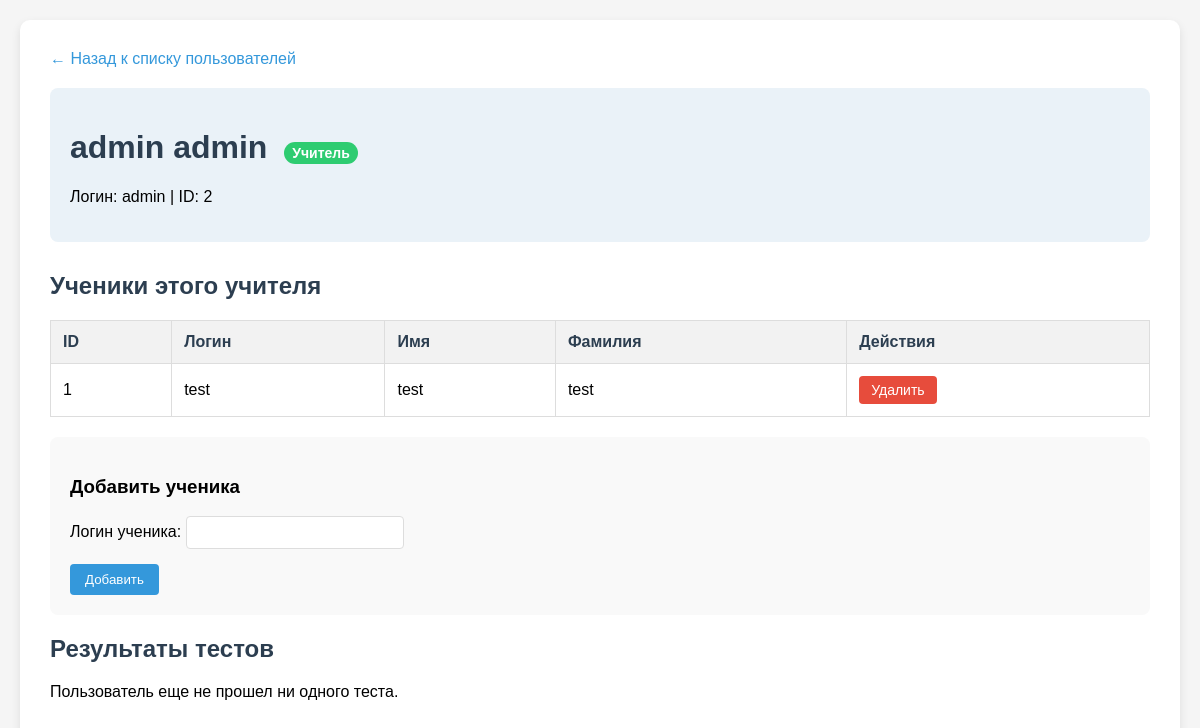
/admin/view-user/2 (signed in), run on an earlier commit of the app's database.
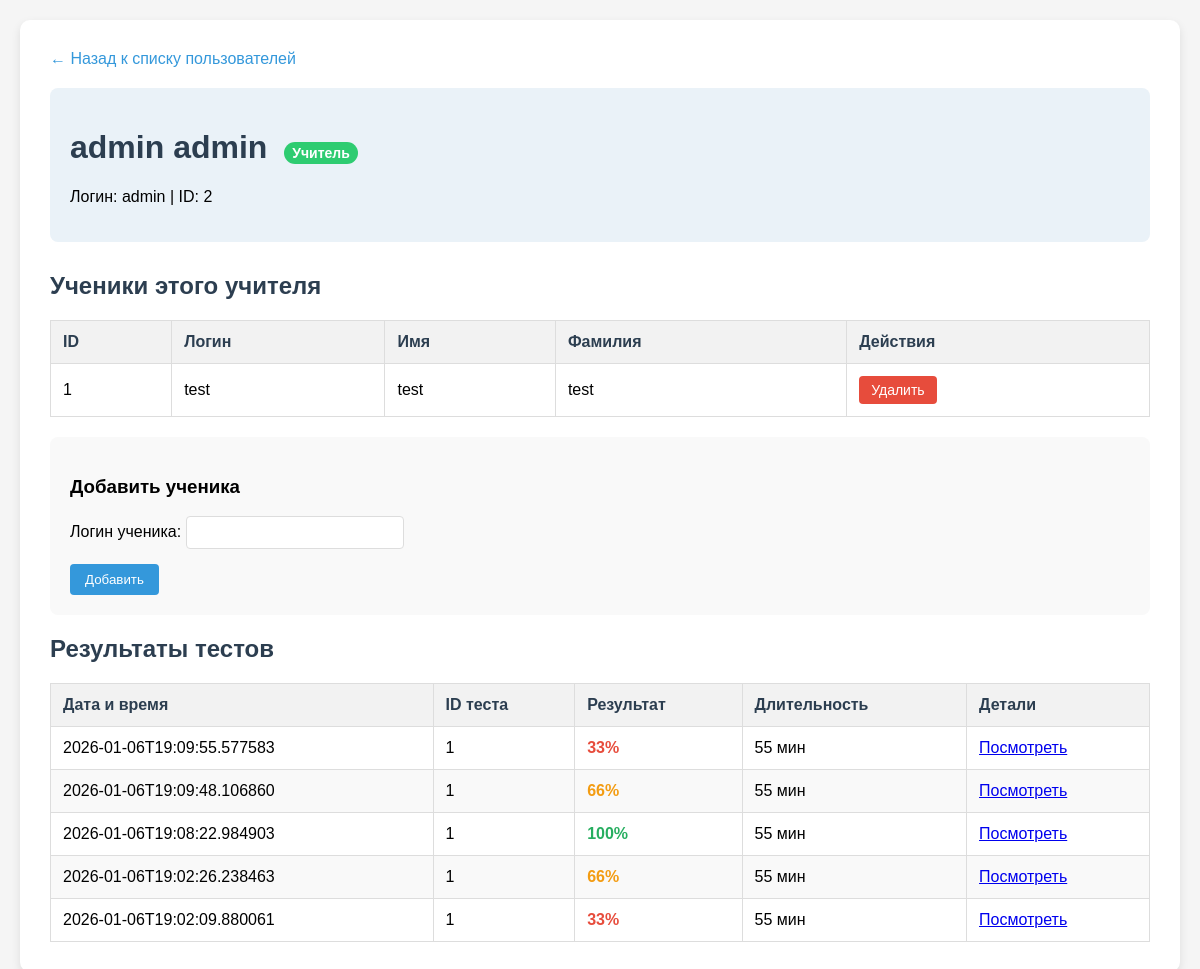
And on a later commit of the database.
### tables this page shows
CREATE TABLE users (id INTEGER PRIMARY KEY AUTOINCREMENT, username TEXT UNIQUE NOT NULL, name TEXT, surname TEXT, password TEXT NOT NULL);

CREATE TABLE attempts (id INTEGER PRIMARY KEY AUTOINCREMENT, test_id INTEGER NOT NULL, user_id INTEGER NOT NULL, score INTEGER NOT NULL, answers TEXT NOT NULL, timestamp TEXT NOT NULL, time INTEGER);

CREATE TABLE tests (id INTEGER PRIMARY KEY AUTOINCREMENT, time INTEGER NOT NULL, attempts INTEGER NOT NULL, tasks_id TEXT NOT NULL, access_code TEXT, test_name TEXT);

### app.py (the view)
@app.route('/admin/view-user/<int:user_id>')
def admin_view_user(user_id):
    if not is_admin():
        flash('Доступ запрещен', 'error')
        return redirect(url_for('home'))
    conn = sqlite3.connect(DB_PATH)
    cursor = conn.cursor()
    cursor.execute("SELECT id, username, name, surname FROM users WHERE id = ?", (user_id,))
    user = cursor.fetchone()
    if not user:
        flash('Пользователь не найден', 'error')
        return redirect(url_for('admin_panel'))
    user_info = {'id': user[0], 'username': user[1], 'name': user[2], 'surname': user[3], 'is_teacher': is_user_teacher(user_id)}
    students = []
    if user_info['is_teacher']:
        cursor.execute("SELECT u.id, u.username, u.name, u.surname FROM teacher_students ts JOIN users u ON ts.student_id = u.id WHERE ts.teacher_id = ?", (user_id,))
        students = [{'id': row[0], 'username': row[1], 'name': row[2], 'surname': row[3]} for row in cursor.fetchall()]
    cursor.execute("SELECT a.id, a.test_id, a.score, a.timestamp, t.time FROM attempts a JOIN tests t ON a.test_id = t.id WHERE a.user_id = ? ORDER BY a.timestamp DESC", (user_id,))
    attempts = [{'id': row[0], 'test_id': row[1], 'score': row[2], 'timestamp': row[3], 'time': row[4]} for row in cursor.fetchall()]
    conn.close()
    return render_template('admin_user_view.html', user_info=user_info, students=students, attempts=attempts, current_user=session.get('user_info'))

### app.py (called while the page is built)
def is_admin():
    return 'user_info' in session and session['user_info'].get('username') == 'admin'

def is_user_teacher(user_id):
    conn = sqlite3.connect(DB_PATH)
    cursor = conn.cursor()
    cursor.execute("SELECT 1 FROM teachers WHERE user_id = ?", (user_id,))
    result = cursor.fetchone() is not None
    conn.close()
    return result

### templates/admin_user_view.html (shortened to what this page needs)
<!DOCTYPE html>
<html lang="ru">
<head>
</head>
<body>
    <div class="container">
        <a href="{{ url_for('admin_panel') }}" class="back-link">← Назад к списку пользователей</a>
        <div class="user-header">
            <h1>
                {{ user_info.name }} {{ user_info.surname }}
                {% if user_info.is_teacher %}
                <span class="teacher-badge">Учитель</span>
                {% endif %}
            </h1>
            <p>Логин: {{ user_info.username }} | ID: {{ user_info.id }}</p>
        </div>
        {% if user_info.is_teacher %}
        <h2>Ученики этого учителя</h2>
        {% if students %}
        <table>
            <thead>
                <tr>
                    <th>ID</th>
                    <th>Логин</th>
                    <th>Имя</th>
                    <th>Фамилия</th>
                    <th>Действия</th>
                </tr>
            </thead>
            <tbody>
                {% for student in students %}
                <tr>
                    <td>{{ student.id }}</td>
                    <td>{{ student.username }}</td>
                    <td>{{ student.name }}</td>
                    <td>{{ student.surname }}</td>
                    <td>
                        <form method="POST" action="{{ url_for('admin_remove_student') }}" style="display: inline;">
                            <button type="submit" class="btn btn-danger">Удалить</button>
                        </form>
                    </td>
                </tr>
                {% endfor %}
            </tbody>
        </table>
        {% else %}
        <p>У этого учителя пока нет учеников.</p>
        {% endif %}
        <div class="add-student-form">
            <h3>Добавить ученика</h3>
            <form method="POST" action="{{ url_for('admin_add_student') }}">
                <div class="form-group">
                    <label for="student_username">Логин ученика:</label>
                    <input type="text" id="student_username" name="student_username" class="form-control" required>
                </div>
                <button type="submit" class="submit-btn">Добавить</button>
            </form>
        </div>
        {% endif %}
        <h2>Результаты тестов</h2>
        {% if attempts %}
        <table>
            <thead>
                <tr>
                    <th>Дата и время</th>
                    <th>ID теста</th>
                    <th>Результат</th>
                    <th>Длительность</th>
                    <th>Детали</th>
                </tr>
            </thead>
            <tbody>
                {% for attempt in attempts %}
                <tr>
                    <td>{{ attempt.timestamp }}</td>
                    <td>{{ attempt.test_id }}</td>
                    <td class="result-cell
                        {% if attempt.score >= 80 %}result-good
                        {% elif attempt.score >= 50 %}result-medium
                        {% else %}result-bad
                        {% endif %}">
                        {{ attempt.score }}%
                    </td>
                    <td>{{ attempt.time }} мин</td>
                    <td>
                        <a href="{{ url_for('test_result', attempt_id=attempt.id) }}">
                            Посмотреть
                        </a>
                    </td>
                </tr>
                {% endfor %}
            </tbody>
        </table>
        {% else %}
        <p>Пользователь еще не прошел ни одного теста.</p>
        {% endif %}
    </div>
</body>
</html>

What changed in the data, as far as the page shows it:
added attempts: timestamp "2026-01-06T19:09:55.577583", test_id "1", score "33", time "55"
added attempts: timestamp "2026-01-06T19:09:48.106860", test_id "1", score "66", time "55"
added attempts: timestamp "2026-01-06T19:08:22.984903", test_id "1", score "100", time "55"
added attempts: timestamp "2026-01-06T19:02:26.238463", test_id "1", score "66", time "55"
added attempts: timestamp "2026-01-06T19:02:09.880061", test_id "1", score "33", time "55"
Also different on the page:
text no longer shown: "Пользователь еще не прошел ни одного теста."
text now shown: "Дата и время ID теста Результат Длительность Детали"
